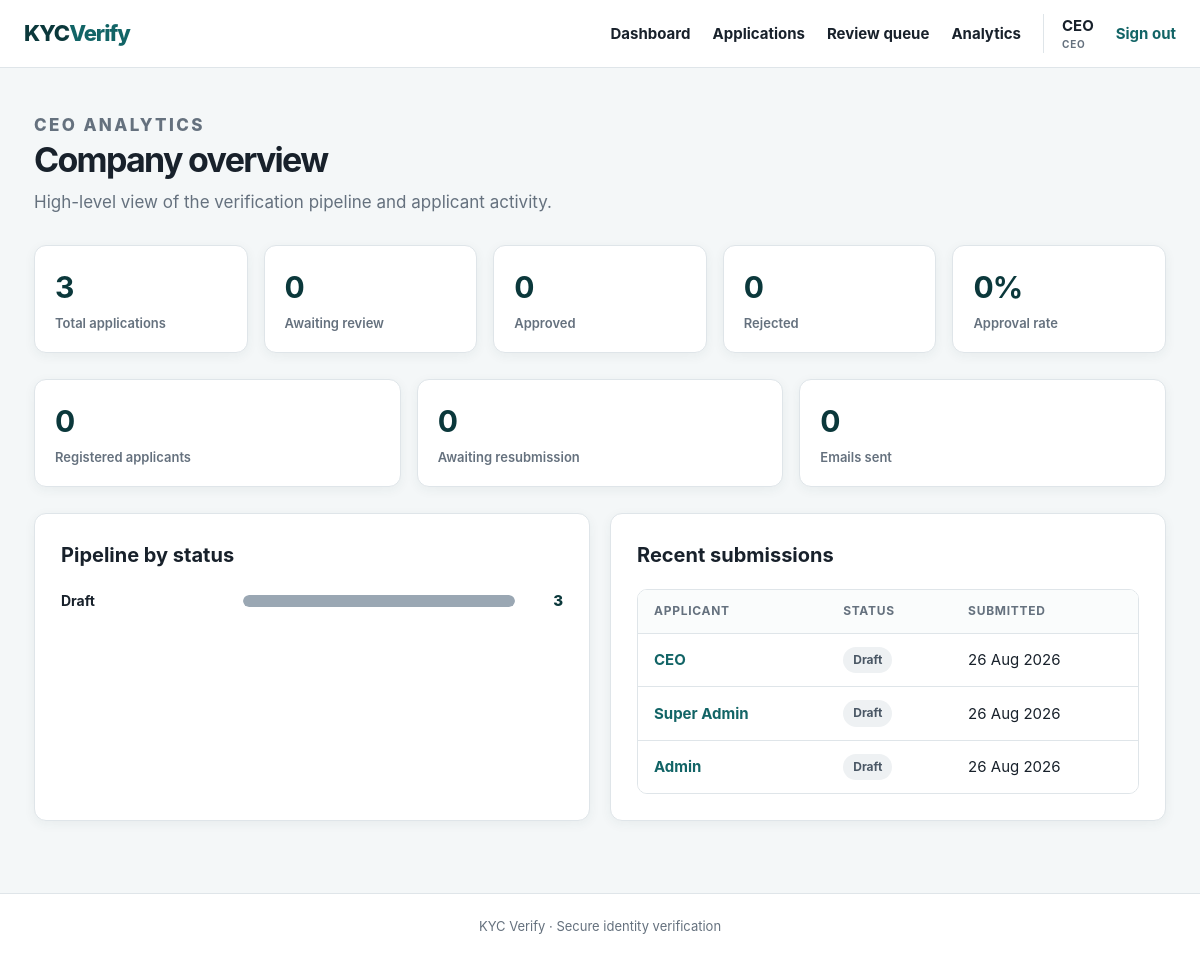
/?page=ceo (signed in), run on the app's committed database.
### tables this page shows
CREATE TABLE applications (
    id INT UNSIGNED AUTO_INCREMENT PRIMARY KEY,
    applicant_id INT UNSIGNED NOT NULL,
    reviewer_id INT UNSIGNED NULL,
    status ENUM(
        'DRAFT',
        'SUBMITTED',
        'UNDER_REVIEW',
        'APPROVED',
        'REJECTED',
        'RESUBMISSION_REQUESTED'
    ) NOT NULL DEFAULT 'DRAFT',
    full_name VARCHAR(160) NULL,
    date_of_birth DATE NULL,
    nationality VARCHAR(100) NULL,
    id_type VARCHAR(60) NULL,
    id_number VARCHAR(100) NULL,
    id_expiry DATE NULL,
    issuing_country VARCHAR(100) NULL,
    review_notes TEXT NULL,
    reviewed_at DATETIME NULL,
    created_at TIMESTAMP NOT NULL DEFAULT CURRENT_TIMESTAMP,
    updated_at TIMESTAMP NOT NULL DEFAULT CURRENT_TIMESTAMP ON UPDATE CURRENT_TIMESTAMP,
    CONSTRAINT fk_applicant FOREIGN KEY (applicant_id) REFERENCES users (id) ON DELETE CASCADE,
    CONSTRAINT fk_reviewer FOREIGN KEY (reviewer_id) REFERENCES users (id) ON DELETE SET NULL,
    INDEX idx_status (status),
    INDEX idx_applicant (applicant_id),
    INDEX idx_updated (updated_at),
    INDEX idx_created (created_at)
);

CREATE TABLE users (
    id INT UNSIGNED AUTO_INCREMENT PRIMARY KEY,
    username VARCHAR(120) NOT NULL,
    email VARCHAR(190) NOT NULL UNIQUE,
    password_hash VARCHAR(255) NOT NULL,
    created_at TIMESTAMP NOT NULL DEFAULT CURRENT_TIMESTAMP
);

### index.php (called while the page is built, shortened)
<?php
require_once __DIR__ . '/functions.php';
require_once __DIR__ . '/layout.php';
$u    = user();
$page = $_GET['page'] ?? ($u ? 'dashboard' : 'login');
require __DIR__ . '/pages/' . $page . '.php';

### database.php (called while the page is built, shortened)
<?php
function db(): PDO {
    static $pdo = null;
    if ($pdo === null) {
        $pdo = new PDO('mysql:host=' . DB_HOST . ';dbname=' . DB_NAME . ';charset=utf8mb4', DB_USER, DB_PASS, [
            PDO::ATTR_ERRMODE => PDO::ERRMODE_EXCEPTION,
            PDO::ATTR_DEFAULT_FETCH_MODE => PDO::FETCH_ASSOC,
            PDO::ATTR_EMULATE_PREPARES => false,
        ]);
    }
    return $pdo;
}

### pages/ceo.php (the view, shortened to what this page needs)
<?php
$counts    = application_status_counts();
$total     = $counts['total'];
$byStatus  = $counts['by_status'];
$submitted = $byStatus['SUBMITTED'];
$underReview = $byStatus['UNDER_REVIEW'];
$approved  = $byStatus['APPROVED'];
$rejected  = $byStatus['REJECTED'];
$resubmits = $byStatus['RESUBMISSION_REQUESTED'];
$pending   = $submitted + $underReview;
$approvalRate = $total > 0 ? round($approved / $total * 100) : 0;
$applicants   = (int) db()->query("SELECT COUNT(*) FROM user_roles WHERE role = 'APPLICANT'")->fetchColumn();
$emails       = email_status_counts();
$emailsSent   = $emails['sent'];
?>
<div class="hero compact">
    <div>
        <p class="eyebrow">CEO ANALYTICS</p>
        <h1>Company overview</h1>
        <p>High-level view of the verification pipeline and applicant activity.</p>
    </div>
</div>
<div class="stats">
    <div class="stat"><strong><?= $total ?></strong><span>Total applications</span></div>
    <div class="stat"><strong><?= $pending ?></strong><span>Awaiting review</span></div>
    <div class="stat"><strong><?= $approved ?></strong><span>Approved</span></div>
    <div class="stat"><strong><?= $rejected ?></strong><span>Rejected</span></div>
    <div class="stat"><strong><?= $approvalRate ?>%</strong><span>Approval rate</span></div>
</div>
<div class="stats">
    <div class="stat"><strong><?= $applicants ?></strong><span>Registered applicants</span></div>
    <div class="stat"><strong><?= $resubmits ?></strong><span>Awaiting resubmission</span></div>
    <div class="stat"><strong><?= $emailsSent ?></strong><span>Emails sent</span></div>
</div>
<div class="grid-2">
    <div class="card">
        <h2>Pipeline by status</h2>
        <?php
        $rows = [];
        foreach ($byStatus as $status => $c) {
            if ($c > 0) {
                $rows[] = ['status' => $status, 'c' => $c];
            }
        }
        usort($rows, fn ($a, $b) => $b['c'] <=> $a['c']);
        $max  = max(array_column($rows, 'c') ?: [1]);
        if (!$rows): ?>
            <p class="empty">No applications yet.</p>
        <?php else: ?>
            <ul class="bars">
                <?php foreach ($rows as $row): ?>
                    <li>
                        <span class="bar-label"><?= e(format_status($row['status'])) ?></span>
                        <span class="bar-track"><span class="bar-fill badge-<?= status_class($row['status']) ?>" style="width: <?= round($row['c'] / $max * 100) ?>%"></span></span>
                        <span class="bar-value"><?= $row['c'] ?></span>
                    </li>
                <?php endforeach; ?>
            </ul>
        <?php endif; ?>
    </div>
    <div class="card">
        <h2>Recent submissions</h2>
        <?php
        $recent = db()->query('SELECT a.id, a.status, u.username applicant_name, a.created_at
                               FROM applications a JOIN users u ON u.id = a.applicant_id
                               ORDER BY a.created_at DESC LIMIT 8')->fetchAll();
        if (!$recent): ?>
            <p class="empty">Nothing submitted yet.</p>
        <?php else: ?>
            <div class="table-wrap">
                <table>
                    <thead><tr><th>Applicant</th><th>Status</th><th>Submitted</th></tr></thead>
                    <tbody>
                    <?php foreach ($recent as $a): ?>
                        <tr>
                            <td><a href="?page=application&id=<?= $a['id'] ?>"><?= e($a['applicant_name']) ?></a></td>
                            <td><?= badge($a['status']) ?></td>
                            <td><?= e(date('d M Y', strtotime($a['created_at']))) ?></td>
                        </tr>
                    <?php endforeach; ?>
                    </tbody>
                </table>
            </div>
        <?php endif; ?>
    </div>
</div>

### functions.php (shortened to what this page needs)
<?php
require_once __DIR__ . '/database.php';
function e(?string $value): string
{
    return htmlspecialchars((string) $value, ENT_QUOTES, 'UTF-8');
}
function application_status_counts(): array
{
    $byStatus = [
        'DRAFT'                    => 0,
        'SUBMITTED'                => 0,
        'UNDER_REVIEW'             => 0,
        'APPROVED'                 => 0,
        'REJECTED'                 => 0,
        'RESUBMISSION_REQUESTED'   => 0,
    ];
    $rows  = db()->query('SELECT status, COUNT(*) c FROM applications GROUP BY status')->fetchAll();
    $total = 0;
    foreach ($rows as $row) {
        $count = (int) $row['c'];
        $byStatus[$row['status']] = $count;
        $total += $count;
    }
    return ['total' => $total, 'by_status' => $byStatus];
}
function email_status_counts(): array
{
    $sent = 0;
    $failed = 0;
    $rows = db()->query('SELECT status, COUNT(*) c FROM email_logs GROUP BY status')->fetchAll();
    return ['sent' => $sent, 'failed' => $failed, 'total' => $sent + $failed];
}
function status_class(string $status): string
{
    return strtolower(str_replace('_', '-', $status));
}
function format_status(string $status): string
{
    return ucwords(strtolower(str_replace('_', ' ', $status)));
}
function badge(string $status): string
{
    return '<span class="badge badge-' . status_class($status) . '">' . e(format_status($status)) . '</span>';
}

### assets/style.css (style rules this page uses)
:root { --ink: #18212b; --muted: #65717e; --line: #dfe5e9; --paper: #ffffff; --bg: #f4f7f8; --brand: #126466; --brand-dark: #0b383b; --brand-soft: #e3f0f0; --success: #1d7a4f; --success-bg: #e6f4ec; --danger: #b53d3d; --danger-bg: #fbeaea; --warn: #9d6510; --warn-bg: #fdf6e7; --info: #245a9d; --info-bg: #e9f0fa; --radius: 12px; --shadow: 0 3px 12px rgba(28, 63, 73, 0.06); }
* { box-sizing: border-box; }
body { margin: 0; background: var(--bg); color: var(--ink); font: 15px/1.55 Inter, system-ui, -apple-system, BlinkMacSystemFont, "Segoe UI", sans-serif; min-height: 100vh; display: flex; flex-direction: column; }
a { color: var(--brand); font-weight: 650; text-decoration: none; }
.hero { display: flex; justify-content: space-between; align-items: end; margin-bottom: 30px; gap: 24px; }
.hero h1, .auth h1 { font-size: clamp(30px, 5vw, 46px); line-height: 1.08; margin: 4px 0 10px; letter-spacing: -1.7px; }
.hero p { margin: 0; color: var(--muted); font-size: 17px; }
.hero.compact h1 { font-size: 34px; }
.eyebrow { color: var(--brand); font-size: 11px; font-weight: 800; letter-spacing: 0.14em; margin: 0 0 6px; }
.card { background: var(--paper); border: 1px solid var(--line); border-radius: var(--radius); padding: 26px; margin: 20px 0; box-shadow: var(--shadow); }
.card h2 { font-size: 20px; margin: 0 0 18px; }
.grid-2 { display: grid; grid-template-columns: repeat(auto-fit, minmax(340px, 1fr)); gap: 20px; }
.grid-2 .card { margin: 0; }
.stats { display: grid; grid-template-columns: repeat(auto-fit, minmax(170px, 1fr)); gap: 16px; margin-bottom: 26px; }
.stat { background: var(--paper); border: 1px solid var(--line); border-radius: var(--radius); padding: 18px 20px; box-shadow: var(--shadow); }
.stat strong { display: block; font-size: 30px; letter-spacing: -1px; color: var(--brand-dark); }
.stat span { color: var(--muted); font-size: 13px; font-weight: 600; }
.table-wrap { overflow-x: auto; border: 1px solid var(--line); border-radius: 10px; }
table { width: 100%; border-collapse: collapse; background: var(--paper); }
th { text-align: left; font-size: 12px; text-transform: uppercase; letter-spacing: 0.06em; color: var(--muted); padding: 12px 16px; border-bottom: 1px solid var(--line); background: #fafcfc; white-space: nowrap; }
td { padding: 13px 16px; border-bottom: 1px solid var(--line); vertical-align: middle; }
tbody tr:last-child td { border-bottom: 0; }
.badge { display: inline-block; padding: 4px 10px; border-radius: 999px; font-size: 12px; font-weight: 700; white-space: nowrap; }
.badge-draft { background: #eef1f3; color: #4a5765; }
.bars { list-style: none; margin: 0; padding: 0; display: grid; gap: 14px; }
.bars li { display: grid; grid-template-columns: 170px 1fr 36px; align-items: center; gap: 12px; }
.bar-label { font-weight: 650; font-size: 14px; }
.bar-value { text-align: right; font-weight: 800; color: var(--brand-dark); }
.bar-track { background: #eef1f3; border-radius: 999px; height: 12px; overflow: hidden; display: block; }
.bar-fill { display: block; height: 100%; border-radius: 999px; }
.bar-fill.badge-draft { background: #9aa7b3; }

### data on the page
applications: applicant.username "CEO", status "Draft", created_at "26 Aug 2026"
applications: applicant.username "Super Admin", status "Draft", created_at "26 Aug 2026"
applications: applicant.username "Admin", status "Draft", created_at "26 Aug 2026"

### other printed values
$label "Dashboard"
$label "Applications"
$label "Review queue"
$label "Analytics"
$u['username'] "CEO"
role_label($u['role']) "CEO"
$total "3"
$pending "0"
$approved "0"
$rejected "0"
$approvalRate "0"
$applicants "0"
$resubmits "0"
$emailsSent "0"
format_status($row['status']) "Draft"
